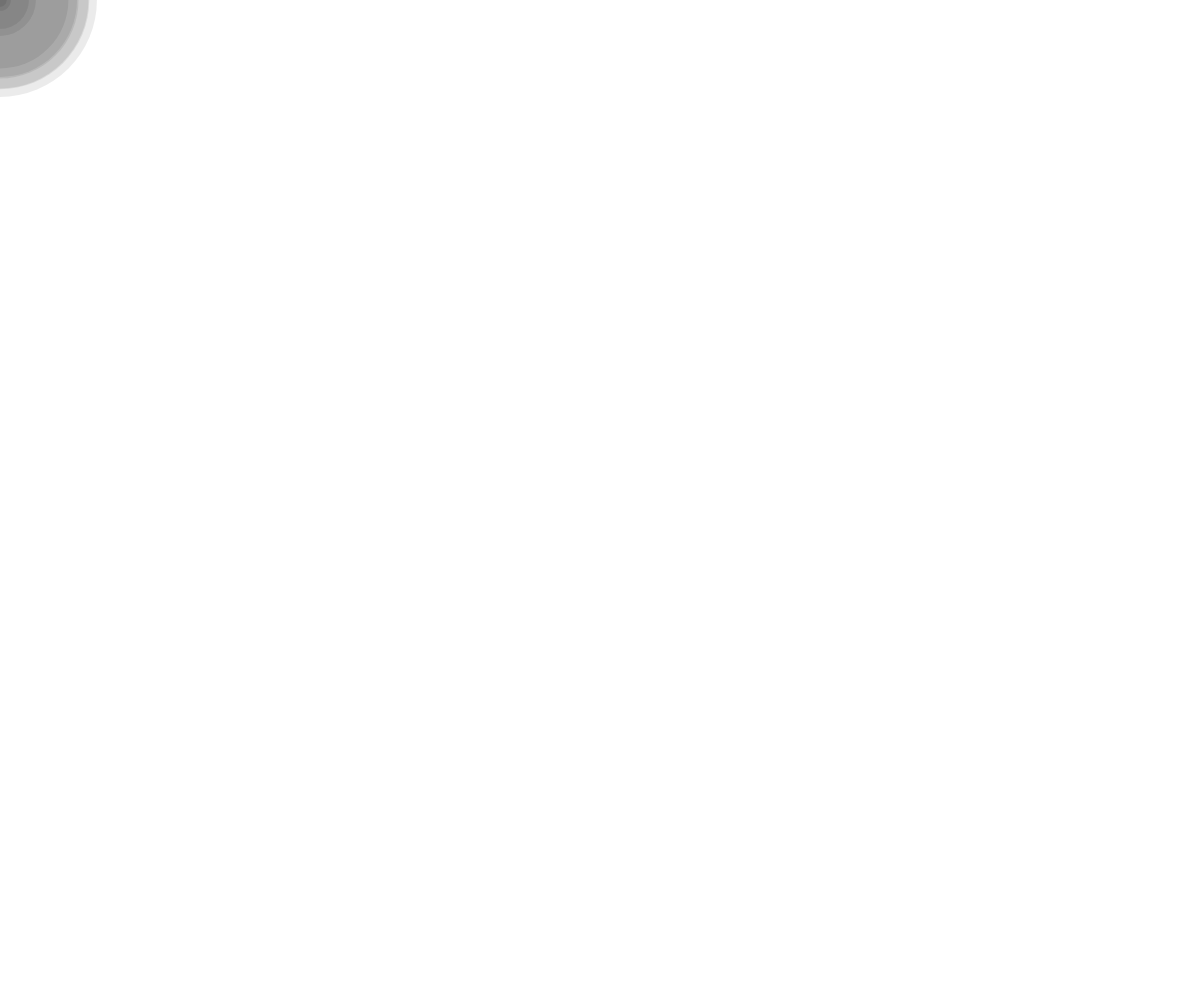
Frame 1 (no input)
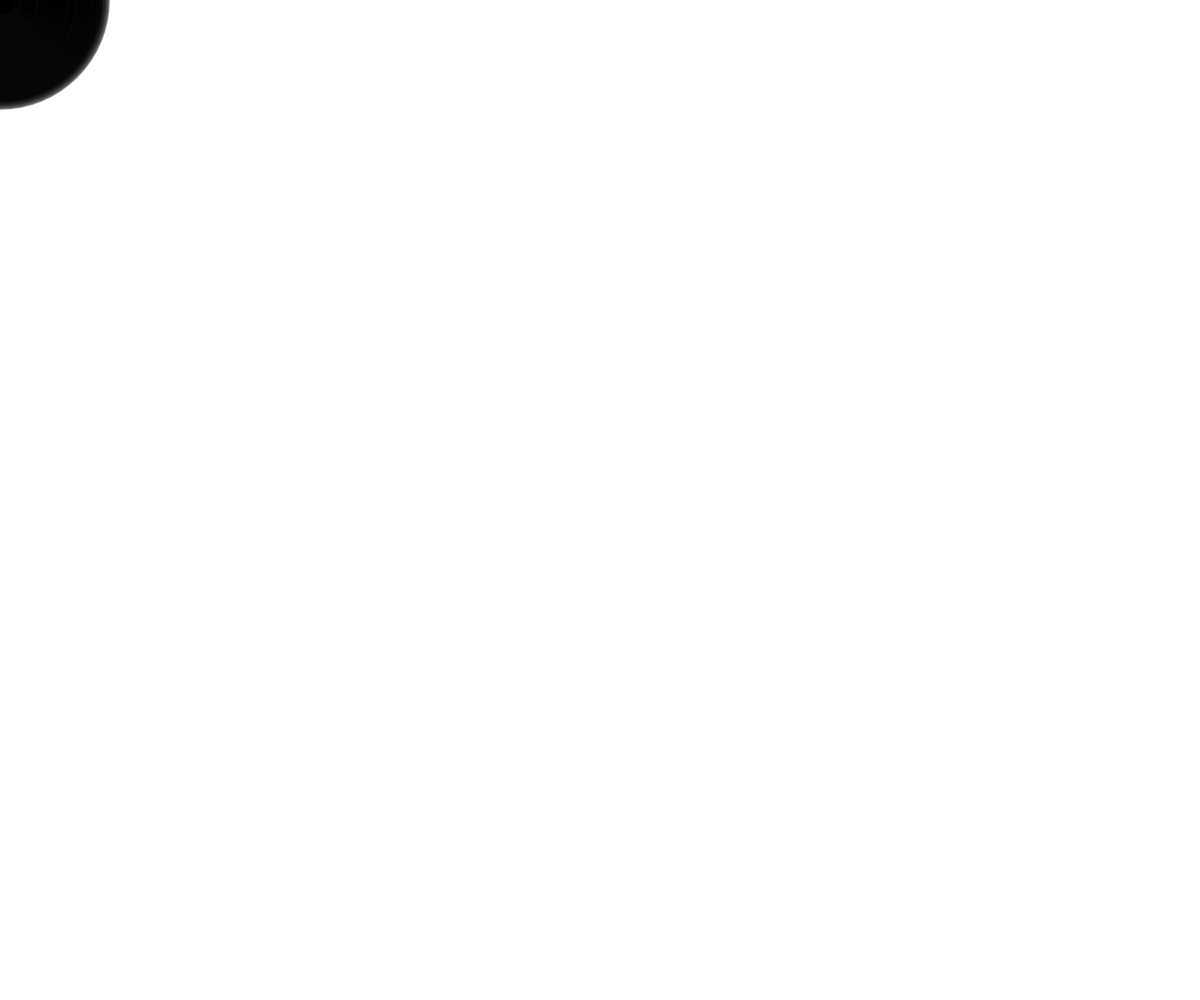
Frame 60 (no input)
Frame 120 (the mouse pressed at the canvas centre since frame 60): identical to frame 60, image omitted

The p5.js sketch that drew these frames (run headless with seeded random() and noise() and a simulated clock; from frame 60 on, the mouse is pressed at the canvas centre):

// p5.js sketch
// ── sketch.js
function setup() {
  createCanvas(windowWidth, windowHeight);
  background(255, 255, 255)
}
function windowResized() {
  resizeCanvas(windowWidth, windowHeight);
}
function draw() {
  for (let i=0; i <10; i ++){
    

  let randSize = (abs(mouseX-width/2)+ abs(mouseY-height/2))*0.2;
  let yy = random(randSize);
  let randFill = (abs(mouseX-width/2)+ abs(mouseY-height/2))*0.2;
  randFill = map( randSize, 20, 40, 255, 0 );
  let r = random(randFill);
  let g = random(0);
  let b = random(0);
  fill(r, g, b, 20)
  noStroke();
  circle(mouseX, mouseY, yy);
  
  }
}
